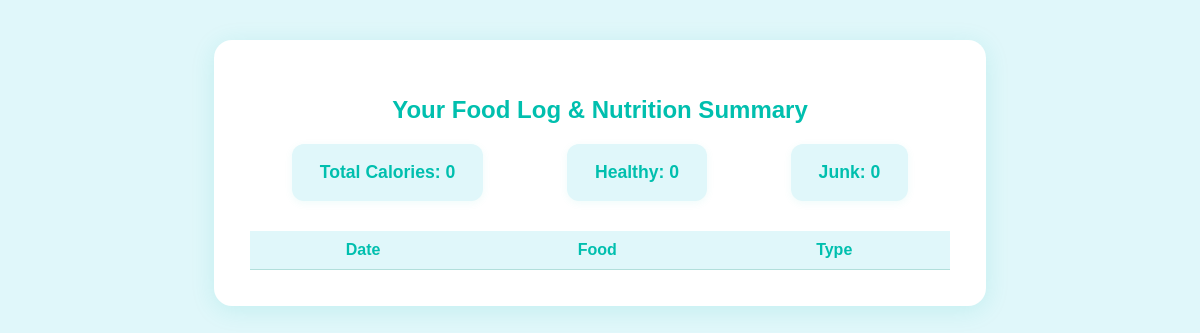
Page /dashboard (signed in) on the earlier database version.
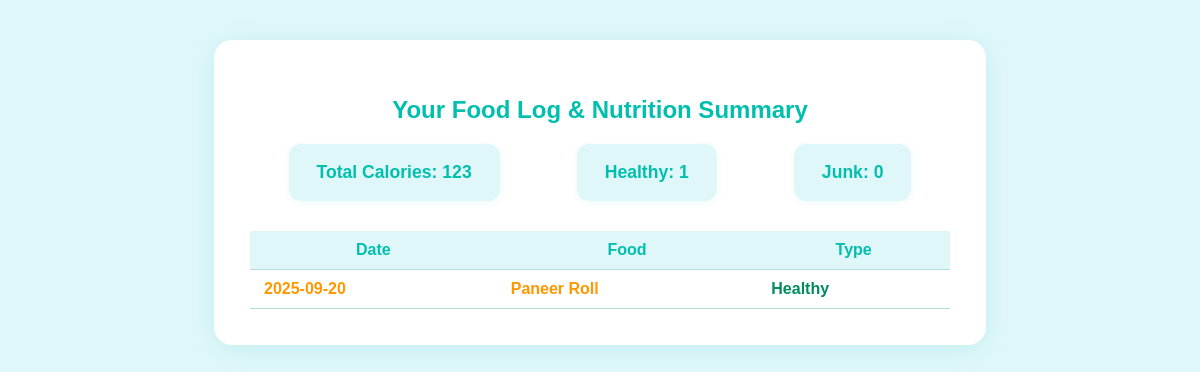
Same page on the later database version.
### website1.py (models this page shows)
class FoodLog(db.Model):
	id = db.Column(db.Integer, primary_key=True)
	user_id = db.Column(db.Integer, db.ForeignKey('user.id'), nullable=False)
	food_id = db.Column(db.Integer, db.ForeignKey('food_item.id'), nullable=False)
	date = db.Column(db.Date, nullable=False)
	is_healthy = db.Column(db.Boolean, nullable=False)

class FoodItem(db.Model):
	id = db.Column(db.Integer, primary_key=True)
	name = db.Column(db.String(100), nullable=False)
	image = db.Column(db.String(100), nullable=False)
	nutrition = db.Column(db.Text, nullable=False)  # Store as JSON string
	price = db.Column(db.Float, nullable=False)
	is_healthy = db.Column(db.Boolean, default=True)
	logs = db.relationship('FoodLog', backref='food', lazy=True)

### website1.py (the view)
@app.route('/dashboard')
@login_required
def dashboard():
	logs = FoodLog.query.filter_by(user_id=current_user.id).order_by(FoodLog.date.desc()).all()
	total_calories = 0
	healthy_count = 0
	junk_count = 0
	for log in logs:
		food = FoodItem.query.get(log.food_id)
		import json
		nutrition = json.loads(food.nutrition)
		cal = nutrition.get('Calories', '0').split()[0]
		try:
			total_calories += int(cal)
		except:
			pass
		if log.is_healthy:
			healthy_count += 1
		else:
			junk_count += 1
	return render_template('dashboard.html', logs=logs, total_calories=total_calories, healthy_count=healthy_count, junk_count=junk_count)

### website1.py (called while the page is built)
@app.context_processor
def inject_user():
	return dict(current_user=current_user)

@login_manager.user_loader
def load_user(user_id):
	return User.query.get(int(user_id))

### templates/dashboard.html (shortened to what this page needs)
<!DOCTYPE html>
<html lang="en">
<head>
</head>
<body>
    <div class="container">
        <h2>Your Food Log &amp; Nutrition Summary</h2>
        <div class="summary">
            <div>Total Calories: {{ total_calories }}</div>
            <div>Healthy: {{ healthy_count }}</div>
            <div>Junk: {{ junk_count }}</div>
        </div>
        <table>
            <thead>
                <tr>
                    <th>Date</th>
                    <th>Food</th>
                    <th>Type</th>
                </tr>
            </thead>
            <tbody>
            {% for log in logs %}
                <tr>
                    <td>{{ log.date }}</td>
                    <td>{{ log.food.name }}</td>
                    <td class="{{ 'healthy' if log.is_healthy else 'junk' }}">{{ 'Healthy' if log.is_healthy else 'Junk' }}</td>
                </tr>
            {% endfor %}
            </tbody>
        </table>
    </div>
</body>
</html>

### templates/dashboard.html (style rules this page uses)
body { font-family: 'Poppins', Arial, sans-serif; background: #e0f7fa; }
.container { max-width: 700px; margin: 40px auto; background: #fff; border-radius: 18px; box-shadow: 0 4px 24px #00bfae22; padding: 36px; }
h2 { color: #00bfae; text-align: center; }
.summary { display: flex; justify-content: space-around; margin-bottom: 30px; }
.summary div { background: #e0f7fa; border-radius: 12px; padding: 18px 28px; font-size: 1.1em; font-weight: 600; color: #00bfae; box-shadow: 0 2px 8px #00bfae11; }
table { width: 100%; border-collapse: collapse; margin-top: 18px; }
th, td { padding: 10px 14px; border-bottom: 1px solid #b2dfdb; }
th { background: #e0f7fa; color: #00bfae; font-weight: 700; }
td { color: #ff9800; font-weight: 600; }
.healthy { color: #008c5f; }

Differences in the rows shown:
added FoodLog: date "2025-09-20", food.name "Paneer Roll", is_healthy "Healthy"
Other differences:
{{ total_calories }}: "0" → "123"
{{ healthy_count }}: "0" → "1"
